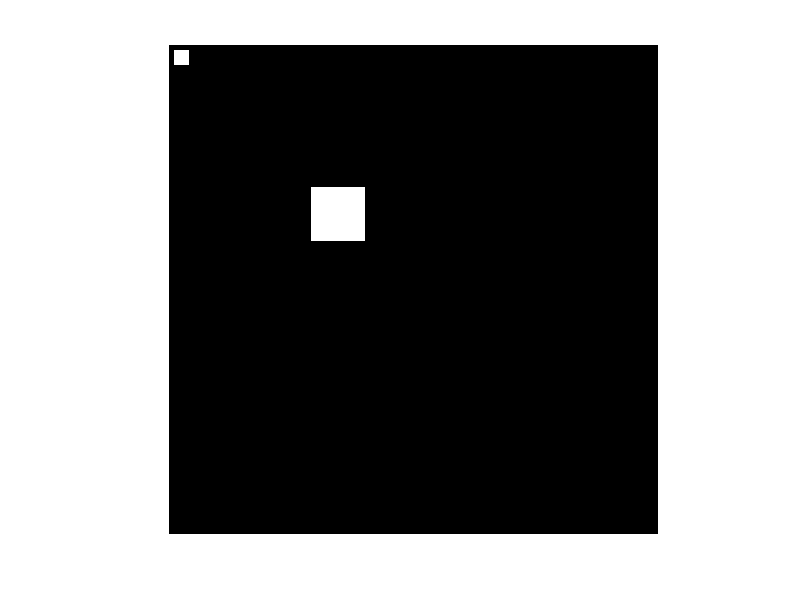

Write the MATLAB code that produced this figure.
        A = 10*ones(100,100);
        A(2:4,2:4) = 22;    % maxima 12 higher than surrounding pixels
        A(30:40,30:40) = 33;    % maxima 23 higher than surrounding pixels
        A(50:60,50:60) = -22;

        regmax = imregionalmax(A);
        figure; imshow(regmax);